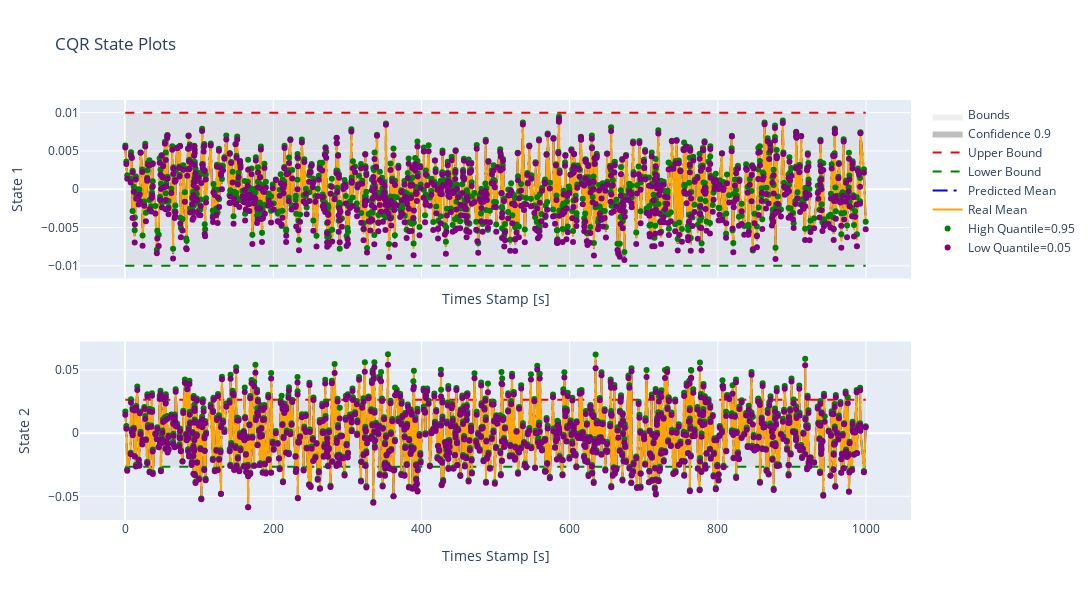

The code cell stored with this chart in its notebook:
### Markdown cell above
This plot is made against test data which till now is untouched.

### Code cell
dm.plot_cqr_error_plotly()

### Figure 1 — Plotly figure (JSON) as saved in the notebook; plotly's stock layout.template omitted (floating-point values rounded to 4 significant figures; data arrays with more than 128 entries replaced by an {"elided": "..."} marker saying what was removed)
{"data": [{"fill": "toself", "fillcolor": "rgba(200, 200, 200, 0.3)", "line": {"color": "rgba(255,255,255,0)"}, "name": "Bounds", "showlegend": true, "type": "scatter", "x": [0.3, 999.6, 999.6, 0.3], "xaxis": "x", "y": [-0.01, -0.01, 0.01, 0.01], "yaxis": "y"}, {"fill": "toself", "fillcolor": "rgba(128, 128, 128, 0.5)", "line": {"color": "rgba(255,255,255,0)"}, "name": "Confidence 0.9", "showlegend": true, "type": "scatter", "x": {"elided": "2000 float values"}, "xaxis": "x", "y": {"elided": "2000 float values"}, "yaxis": "y"}, {"line": {"color": "red", "dash": "dash"}, "mode": "lines", "name": "Upper Bound", "showlegend": true, "type": "scatter", "x": {"elided": "1000 float values"}, "xaxis": "x", "y": {"elided": "1000 float values"}, "yaxis": "y"}, {"line": {"color": "green", "dash": "dash"}, "mode": "lines", "name": "Lower Bound", "showlegend": true, "type": "scatter", "x": {"elided": "1000 float values"}, "xaxis": "x", "y": {"elided": "1000 float values"}, "yaxis": "y"}, {"line": {"color": "blue", "dash": "longdashdot"}, "mode": "lines", "name": "Predicted Mean", "showlegend": true, "type": "scatter", "x": {"elided": "1000 float values"}, "xaxis": "x", "y": {"elided": "1000 float values"}, "yaxis": "y"}, {"line": {"color": "orange"}, "mode": "lines", "name": "Real Mean", "showlegend": true, "type": "scatter", "x": {"elided": "1000 float values"}, "xaxis": "x", "y": {"elided": "1000 float values"}, "yaxis": "y"}, {"marker": {"color": "green", "size": 6}, "mode": "markers", "name": "High Quantile=0.95", "showlegend": true, "type": "scatter", "x": {"elided": "1000 float values"}, "xaxis": "x", "y": {"elided": "1000 float values"}, "yaxis": "y"}, {"marker": {"color": "purple", "size": 6}, "mode": "markers", "name": "Low Quantile=0.05", "showlegend": true, "type": "scatter", "x": {"elided": "1000 float values"}, "xaxis": "x", "y": {"elided": "1000 float values"}, "yaxis": "y"}, {"fill": "toself", "fillcolor": "rgba(200, 200, 200, 0.3)", "line": {"color": "rgba(255,255,255,0)"}, "name": "Bounds", "showlegend": false, "type": "scatter", "x": [0.3, 999.6, 999.6, 0.3], "xaxis": "x2", "y": [-0.0265, -0.0265, 0.0265, 0.0265], "yaxis": "y2"}, {"fill": "toself", "fillcolor": "rgba(128, 128, 128, 0.5)", "line": {"color": "rgba(255,255,255,0)"}, "name": "Confidence 0.9", "showlegend": false, "type": "scatter", "x": {"elided": "2000 float values"}, "xaxis": "x2", "y": {"elided": "2000 float values"}, "yaxis": "y2"}, {"line": {"color": "red", "dash": "dash"}, "mode": "lines", "name": "Upper Bound", "showlegend": false, "type": "scatter", "x": {"elided": "1000 float values"}, "xaxis": "x2", "y": {"elided": "1000 float values"}, "yaxis": "y2"}, {"line": {"color": "green", "dash": "dash"}, "mode": "lines", "name": "Lower Bound", "showlegend": false, "type": "scatter", "x": {"elided": "1000 float values"}, "xaxis": "x2", "y": {"elided": "1000 float values"}, "yaxis": "y2"}, {"line": {"color": "blue", "dash": "longdashdot"}, "mode": "lines", "name": "Predicted Mean", "showlegend": false, "type": "scatter", "x": {"elided": "1000 float values"}, "xaxis": "x2", "y": {"elided": "1000 float values"}, "yaxis": "y2"}, {"line": {"color": "orange"}, "mode": "lines", "name": "Real Mean", "showlegend": false, "type": "scatter", "x": {"elided": "1000 float values"}, "xaxis": "x2", "y": {"elided": "1000 float values"}, "yaxis": "y2"}, {"marker": {"color": "green", "size": 6}, "mode": "markers", "name": "High Quantile=0.95", "showlegend": false, "type": "scatter", "x": {"elided": "1000 float values"}, "xaxis": "x2", "y": {"elided": "1000 float values"}, "yaxis": "y2"}, {"marker": {"color": "purple", "size": 6}, "mode": "markers", "name": "Low Quantile=0.05", "showlegend": false, "type": "scatter", "x": {"elided": "1000 float values"}, "xaxis": "x2", "y": {"elided": "1000 float values"}, "yaxis": "y2"}], "layout": {"height": 600, "showlegend": true, "title": {"text": "CQR State Plots"}, "width": 1800, "xaxis": {"anchor": "y", "domain": [0, 1], "matches": "x2", "showticklabels": false, "title": {"text": "Times Stamp [s]"}}, "xaxis2": {"anchor": "y2", "domain": [0, 1], "title": {"text": "Times Stamp [s]"}}, "yaxis": {"anchor": "x", "domain": [0.575, 1], "title": {"text": " State 1"}}, "yaxis2": {"anchor": "x2", "domain": [0, 0.425], "title": {"text": " State 2"}}}}
